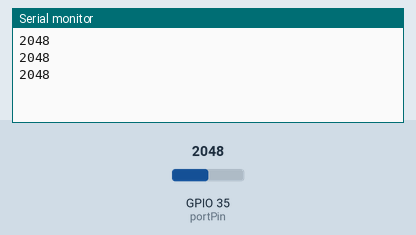
Recording of a sketch running on a simulated ESP32. On the bench: the last lines printed to the serial monitor. The test bench sets the inputs (shaded band); at power-on: GPIO 35 (portPin) = 2048.

Above: at 1.7 s.
1.8 s: GPIO 35 (portPin) set to 2866
At 2.4 s:
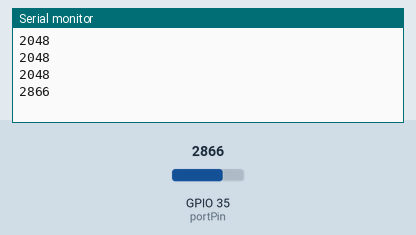
3.3 s: GPIO 35 (portPin) set to 3603
At 3.9 s:
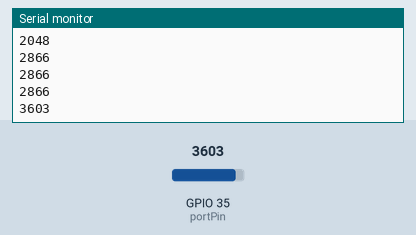
Timing chart, 0 to 6.3 s (numbered marks = the images above; inputs shaded):
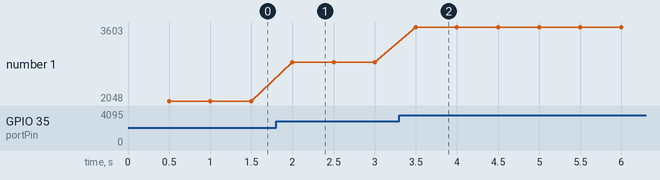

The sketch:

ESP32_Lectura_A0.ino
```cpp
// Conectado a GPIO 35 o D35
const int portPin = 35;
// (Rango de 0-4095)

int potValor = 0; void setup()
    {
    Serial.begin(115200);
    delay(500);
    }
void loop() { // Lectura del valor en cada vuelta del bucle
potValor = analogRead(portPin); Serial.println(potValor); //Envío del valor al puerto serie
 delay(500); }
```

Measured:
- after the input at 1.8 s, the serial monitor: prints a new line after 0.20 s (image 1)
- after the input at 3.3 s, the serial monitor: prints a new line after 0.20 s (image 2)
- plotted number 1: 2048 → 2866 after the input at 1.8 s, 2866 → 3603 after the input at 3.3 s
